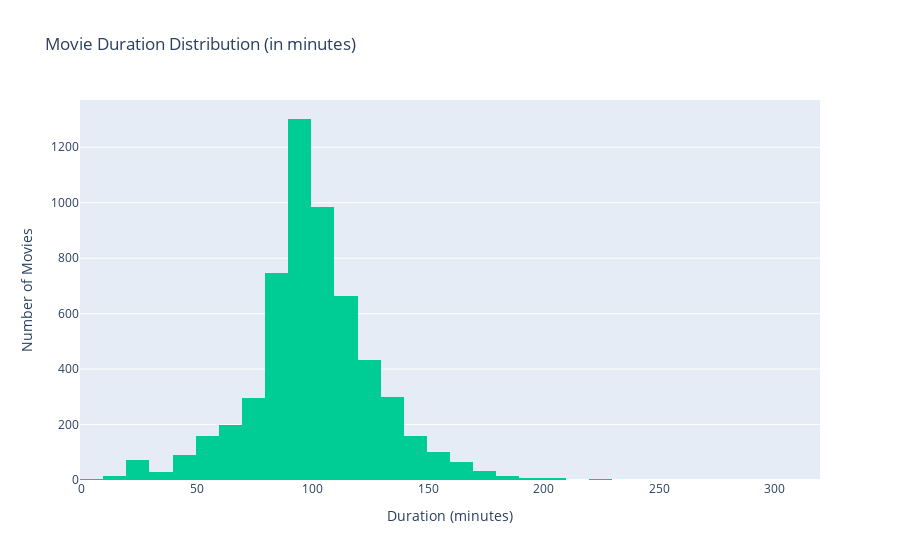
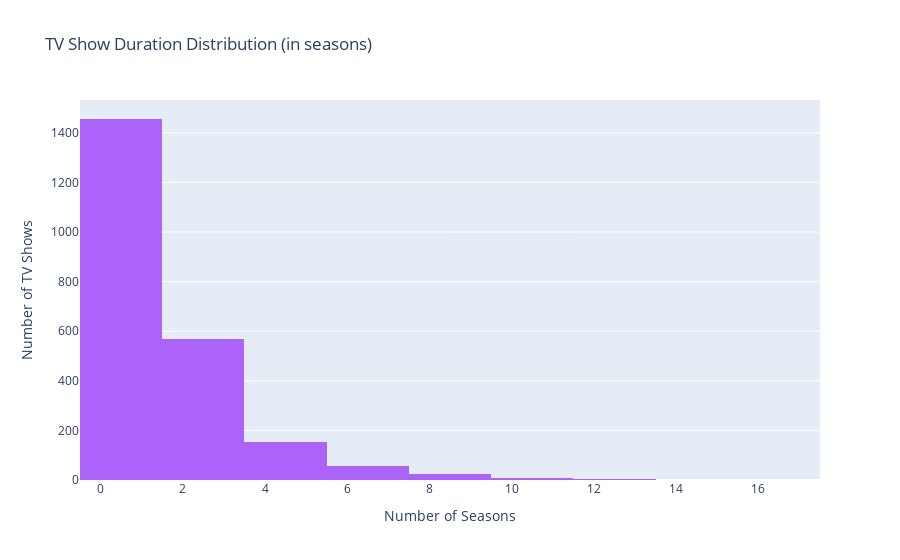

The notebook cell saved with these charts, in order:
### Markdown cell above
#### 6.4 Duration Distribution — Movies vs TV Shows

How long is the average Netflix binge? 
This section breaks down the distribution of durations for Movies and the number of seasons for TV Shows to understand content length trends.


- **Most movies** on Netflix fall in the range of **80 to 120 minutes**, perfect for casual evening viewers.
- **TV Shows** are heavily concentrated at **1-2 seasons**, showing a high count of mini-series or experimental shows.
- Netflix seems to favor short, consumable content formats — a trend likely driven by binge-watch culture and viewer attention spans.

### Code cell
import plotly.express as px

# Separate Movies and TV Shows
movies_df = df[df['type'] == 'Movie'].copy()
tv_df = df[df['type'] == 'TV Show'].copy()

# Convert duration for movies (strip "min" and convert to int)
movies_df['duration'] = movies_df['duration'].str.replace(' min', '', regex=False)
movies_df['duration'] = pd.to_numeric(movies_df['duration'], errors='coerce')

# Convert duration for TV Shows (strip "Season(s)")
tv_df['duration'] = tv_df['duration'].str.replace(' Season', '', regex=False).str.replace('s', '', regex=False)
tv_df['duration'] = pd.to_numeric(tv_df['duration'], errors='coerce')

# Plot: Histogram for Movies
fig1 = px.histogram(movies_df, 
                    x='duration', 
                    nbins=50, 
                    title='Movie Duration Distribution (in minutes)', 
                    labels={'duration': 'Duration (minutes)'}, 
                    color_discrete_sequence=['#00CC96'])

fig1.update_layout(yaxis_title='Number of Movies')
fig1.show()

# Plot: Histogram for TV Shows
fig2 = px.histogram(tv_df, 
                    x='duration', 
                    nbins=10, 
                    title='TV Show Duration Distribution (in seasons)', 
                    labels={'duration': 'Number of Seasons'}, 
                    color_discrete_sequence=['#AB63FA'])

fig2.update_layout(yaxis_title='Number of TV Shows')
fig2.show()

### Figure 1 — Plotly figure (JSON) as saved in the notebook; plotly's stock layout.template omitted (floating-point values rounded to 4 significant figures; data arrays with more than 128 entries replaced by an {"elided": "..."} marker saying what was removed)
{"data": [{"bingroup": "x", "hovertemplate": "Duration (minutes)=%{x}<br>count=%{y}<extra></extra>", "legendgroup": "", "marker": {"color": "#00CC96", "pattern": {"shape": ""}}, "name": "", "nbinsx": 50, "orientation": "v", "showlegend": false, "type": "histogram", "x": {"elided": "5687 int values"}, "xaxis": "x", "yaxis": "y"}], "layout": {"barmode": "relative", "legend": {"tracegroupgap": 0}, "title": {"text": "Movie Duration Distribution (in minutes)"}, "xaxis": {"anchor": "y", "domain": [0, 1], "title": {"text": "Duration (minutes)"}}, "yaxis": {"anchor": "x", "domain": [0, 1], "title": {"text": "Number of Movies"}}}}

### Figure 2 — Plotly figure (JSON) as saved in the notebook; plotly's stock layout.template omitted (floating-point values rounded to 4 significant figures; data arrays with more than 128 entries replaced by an {"elided": "..."} marker saying what was removed)
{"data": [{"bingroup": "x", "hovertemplate": "Number of Seasons=%{x}<br>count=%{y}<extra></extra>", "legendgroup": "", "marker": {"color": "#AB63FA", "pattern": {"shape": ""}}, "name": "", "nbinsx": 10, "orientation": "v", "showlegend": false, "type": "histogram", "x": {"elided": "2274 int values"}, "xaxis": "x", "yaxis": "y"}], "layout": {"barmode": "relative", "legend": {"tracegroupgap": 0}, "title": {"text": "TV Show Duration Distribution (in seasons)"}, "xaxis": {"anchor": "y", "domain": [0, 1], "title": {"text": "Number of Seasons"}}, "yaxis": {"anchor": "x", "domain": [0, 1], "title": {"text": "Number of TV Shows"}}}}
